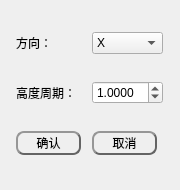
<?xml version="1.0" encoding="UTF-8"?>
<ui version="4.0">
 <class>QHeightRampDlgClass</class>
 <widget class="QWidget" name="QHeightRampDlgClass">
  <property name="geometry">
   <rect>
    <x>0</x>
    <y>0</y>
    <width>180</width>
    <height>190</height>
   </rect>
  </property>
  <property name="minimumSize">
   <size>
    <width>180</width>
    <height>190</height>
   </size>
  </property>
  <property name="windowTitle">
   <string>高度渲染</string>
  </property>
  <layout class="QGridLayout" name="gridLayout">
   <item row="2" column="2">
    <widget class="QPushButton" name="btn_cancel">
     <property name="minimumSize">
      <size>
       <width>0</width>
       <height>24</height>
      </size>
     </property>
     <property name="maximumSize">
      <size>
       <width>65</width>
       <height>16777215</height>
      </size>
     </property>
     <property name="styleSheet">
      <string notr="true">QPushButton{
	color: rgb(0, 0, 0);
	background-color: rgba(255, 255, 255,0);
	border:2px outset rgb(100, 100, 100);
	border-radius:8px;
  	text-align: center center;
} 

/*鼠标放在按钮上方*/
QPushButton:hover:enabled {
	background-color: rgba(255, 255, 255,150);
	border:2px outset rgba(100, 100, 100,150);
} 

/*鼠标点击按钮*/
QPushButton:pressed:enabled {
	background-color: rgba(255, 255, 255,255);
	border:4px outset rgba(100, 100, 100,255);
}

QPushButton:enabled{ 
	color: rgb(0, 0, 0);
	background-color: rgba(255, 255, 255,0);
	border:2px outset rgb(100, 100, 100);
}

QPushButton:disabled{ 
	color: rgb(150, 150, 150);
	background-color: rgba(150, 150, 150,0);
	border:2px outset rgb(100, 100, 100);
}</string>
     </property>
     <property name="text">
      <string>取消</string>
     </property>
    </widget>
   </item>
   <item row="2" column="1">
    <widget class="QPushButton" name="btn_ok">
     <property name="minimumSize">
      <size>
       <width>0</width>
       <height>24</height>
      </size>
     </property>
     <property name="maximumSize">
      <size>
       <width>65</width>
       <height>16777215</height>
      </size>
     </property>
     <property name="styleSheet">
      <string notr="true">QPushButton{
	color: rgb(0, 0, 0);
	background-color: rgba(255, 255, 255,0);
	border:2px outset rgb(100, 100, 100);
	border-radius:8px;
  	text-align: center center;
} 

/*鼠标放在按钮上方*/
QPushButton:hover:enabled {
	background-color: rgba(255, 255, 255,150);
	border:2px outset rgba(100, 100, 100,150);
} 

/*鼠标点击按钮*/
QPushButton:pressed:enabled {
	background-color: rgba(255, 255, 255,255);
	border:4px outset rgba(100, 100, 100,255);
}

QPushButton:enabled{ 
	color: rgb(0, 0, 0);
	background-color: rgba(255, 255, 255,0);
	border:2px outset rgb(100, 100, 100);
}

QPushButton:disabled{ 
	color: rgb(150, 150, 150);
	background-color: rgba(150, 150, 150,0);
	border:2px outset rgb(100, 100, 100);
}</string>
     </property>
     <property name="text">
      <string>确认</string>
     </property>
    </widget>
   </item>
   <item row="0" column="1">
    <widget class="QLabel" name="label">
     <property name="text">
      <string>方向：</string>
     </property>
    </widget>
   </item>
   <item row="1" column="1">
    <widget class="QLabel" name="label_2">
     <property name="text">
      <string>高度周期：</string>
     </property>
    </widget>
   </item>
   <item row="0" column="2">
    <widget class="QComboBox" name="comboBox_direction">
     <item>
      <property name="text">
       <string>X</string>
      </property>
     </item>
     <item>
      <property name="text">
       <string>Y</string>
      </property>
     </item>
     <item>
      <property name="text">
       <string>Z</string>
      </property>
     </item>
    </widget>
   </item>
   <item row="1" column="2">
    <widget class="QDoubleSpinBox" name="spinBox_period">
     <property name="decimals">
      <number>4</number>
     </property>
     <property name="singleStep">
      <double>0.010000000000000</double>
     </property>
     <property name="value">
      <double>1.000000000000000</double>
     </property>
    </widget>
   </item>
  </layout>
 </widget>
 <layoutdefault spacing="6" margin="11"/>
 <resources/>
 <connections/>
</ui>
